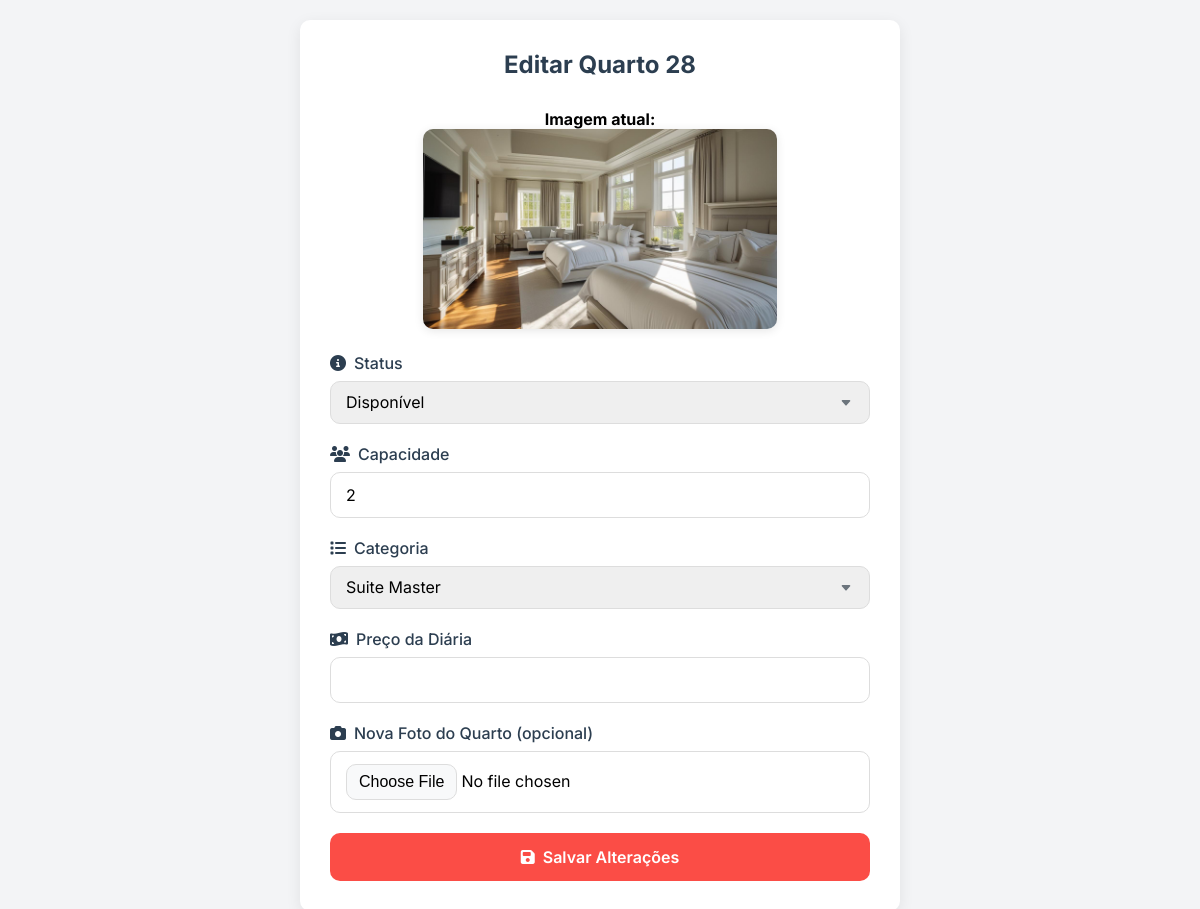
The app's page /gestor/quartos/editar_quarto.php?id=28, older data.
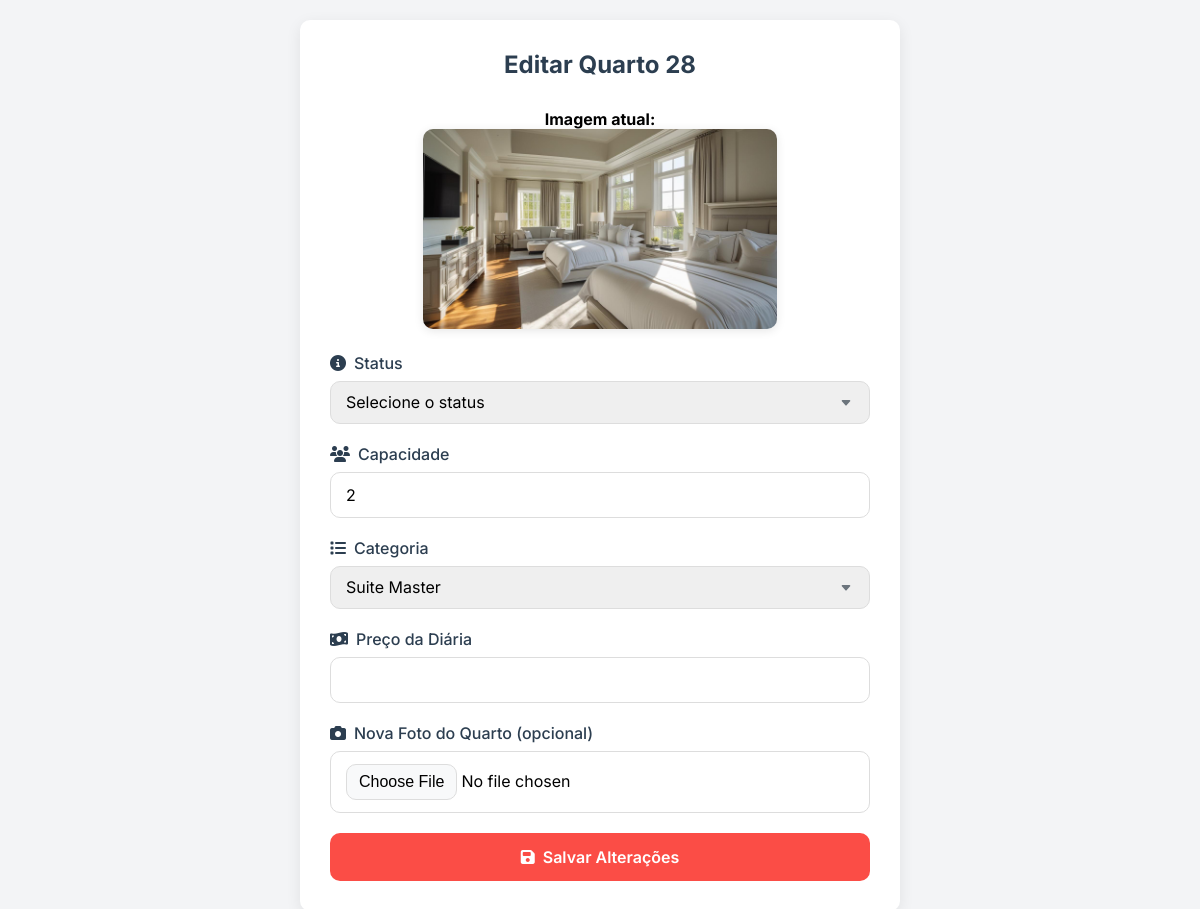
The same page, newer data.
### tables this page shows
CREATE TABLE `quarto` (
  `ID_Quarto` int(11) NOT NULL,
  `Status` varchar(45) DEFAULT NULL,
  `Capacidade` int(11) DEFAULT NULL,
  `Categoria_ID_Categoria` int(11) NOT NULL,
  `Foto` varchar(255) DEFAULT NULL,
  `Preco_diaria` decimal(10,2) DEFAULT NULL
);

CREATE TABLE `categoria` (
  `ID_Categoria` int(11) NOT NULL,
  `Nome` varchar(50) NOT NULL
);

### gestor/quartos/editar_quarto.php (the view, shortened to what this page needs)
<?php
require_once '../../config/config.php';
$info = [];
$id = filter_input(INPUT_GET, 'id');
$categorias = [];
$sql = $pdo->query("SELECT ID_Categoria, Nome FROM categoria");
if ($sql->rowCount() > 0) {
    $categorias = $sql->fetchAll(PDO::FETCH_ASSOC);
}
if ($id) {
    $sql = $pdo->prepare("SELECT * FROM quarto WHERE ID_Quarto = :id");
    $sql->bindValue(':id', $id, PDO::PARAM_INT);
    $sql->execute();
    if ($sql->rowCount() > 0) {
        $info = $sql->fetch(PDO::FETCH_ASSOC);
    } else {
        header("Location: index.php");
        exit;
    }
} else {
    header("Location: index.php");
    exit;
}
?>
<!DOCTYPE html>
<html lang="pt-br">
<head>
    <link rel="stylesheet" href="https://cdnjs.cloudflare.com/ajax/libs/font-awesome/6.5.0/css/all.min.css">
</head>
<body>
    <div class="form-container">
        <form method="POST" action="../../actions/editar_quarto.php" enctype="multipart/form-data">
            <div class="form-header">
                <h1 class="form-title">Editar Quarto <?php echo $info['ID_Quarto']; ?></h1>
            </div>
            <?php if(!empty($info['Foto'])): ?>
            <div class="current-image">
                <p><strong>Imagem atual:</strong></p>
                <img src="../../uploads/<?php echo htmlspecialchars($info['Foto']); ?>" alt="Foto atual do quarto">
            </div>
            <?php endif; ?>
            <div class="form-group">
                <label for="status" class="form-label">
                    <i class="fas fa-info-circle"></i>
                    Status
                </label>
                <select name="status" id="status" class="form-control" >
                    <option value="">Selecione o status</option>
                    <option value="Disponivel" <?php echo ($info['Status'] == 'Disponivel') ? 'selected' : ''; ?>>Disponível</option>
                </select>
            </div>
            <div class="form-group">
                <label for="capacidade" class="form-label">
                    <i class="fas fa-users"></i>
                    Capacidade
                </label>
                <input type="number" name="capacity" id="capacidade" class="form-control"
                       min="1" value="<?php echo htmlspecialchars($info['Capacidade'] ?? ''); ?>" >
            </div>
            <div class="form-group">
                <label for="categoria" class="form-label">
                    <i class="fas fa-list"></i>
                    Categoria
                </label>
                <select name="category" id="categoria" class="form-control">
                    <?php foreach ($categorias as $categoria): ?>
                        <option value="<?= $categoria['ID_Categoria']; ?>"
                            <?= ($info['Categoria_ID_Categoria'] == $categoria['ID_Categoria']) ? 'selected' : ''; ?>>
                            <?= htmlspecialchars($categoria['Nome']); ?>
                        </option>
                    <?php endforeach; ?>
                </select>
            </div>
            <div class="form-group">
                <label for="preco_diaria" class="form-label">
                    <i class="fas fa-money-bill-wave"></i>
                    Preço da Diária
                </label>
                <input type="number" name="preco_diaria" id="preco_diaria" class="form-control"
                       step="0.01" min="0" value="<?php echo htmlspecialchars($info['Preco_Diaria'] ?? ''); ?>" >
            </div>
            <div class="form-group">
                <label for="foto" class="form-label">
                    <i class="fas fa-camera"></i>
                    Nova Foto do Quarto (opcional)
                </label>
                <input type="file" name="foto" id="foto" class="form-control file" accept="image/*">
            </div>
            <button type="submit" class="submit-btn">
                <i class="fas fa-save"></i> Salvar Alterações
            </button>
        </form>
    </div>
</body>
</html>

Row changes from the older to the newer data that the page shows:
changed quarto "Suite Master": status "Disponível" → (not shown)
Text that changed along with them:
form field status: (not shown) → "Selecione o status"
